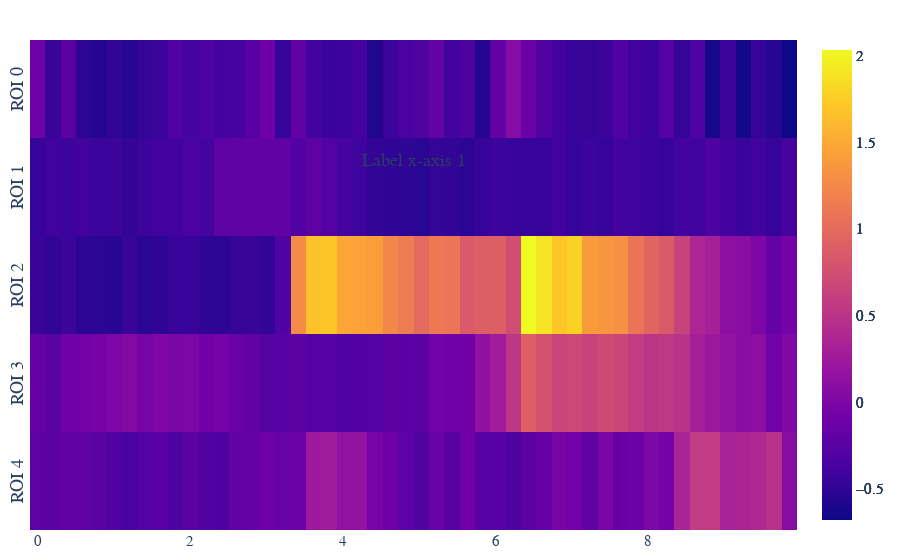

Notebook code for this chart:
### Code cell
from visualizer.data import ROITraceProcessor
from visualizer.plots import S2PROITracePlot
import os

#fparams
tseries_start_end = [0, 10]
show_labels = True
color_all_rois = True
rois_to_plot = None

fdir = os.path.abspath('./sample_data/VJ_OFCVTA_7_260_D6_snippit')
s2p_dir = os.path.join(fdir, 'suite2p', 'plane0')

#reading data from local files
f_contents = os.path.join(s2p_dir, 'F.npy')
fneu_contents = os.path.join(s2p_dir, 'Fneu.npy')
iscell_contents = os.path.join(s2p_dir, 'iscell.npy')
ops_contents = os.path.join(s2p_dir, 'ops.npy')
stat_contents = os.path.join(s2p_dir, 'stat.npy')

#main method
def main():
    data_processor = ROITraceProcessor(tseries_start_end, show_labels, color_all_rois, rois_to_plot)
    data_processor.setup_roi_data(f_contents, fneu_contents, iscell_contents, ops_contents, stat_contents)

    data_plotter = S2PROITracePlot(data_processor)
    fig1 = data_plotter.generate_contour_plot(package="matplotlib")
    fig1.show()
    fig2 = data_plotter.generate_time_series_plot(package="plotly")
    fig2.show()
    fig3 = data_plotter.generate_heatmap_plot(package="plotly")
    fig3.show()

if __name__ == "__main__":
    main()
